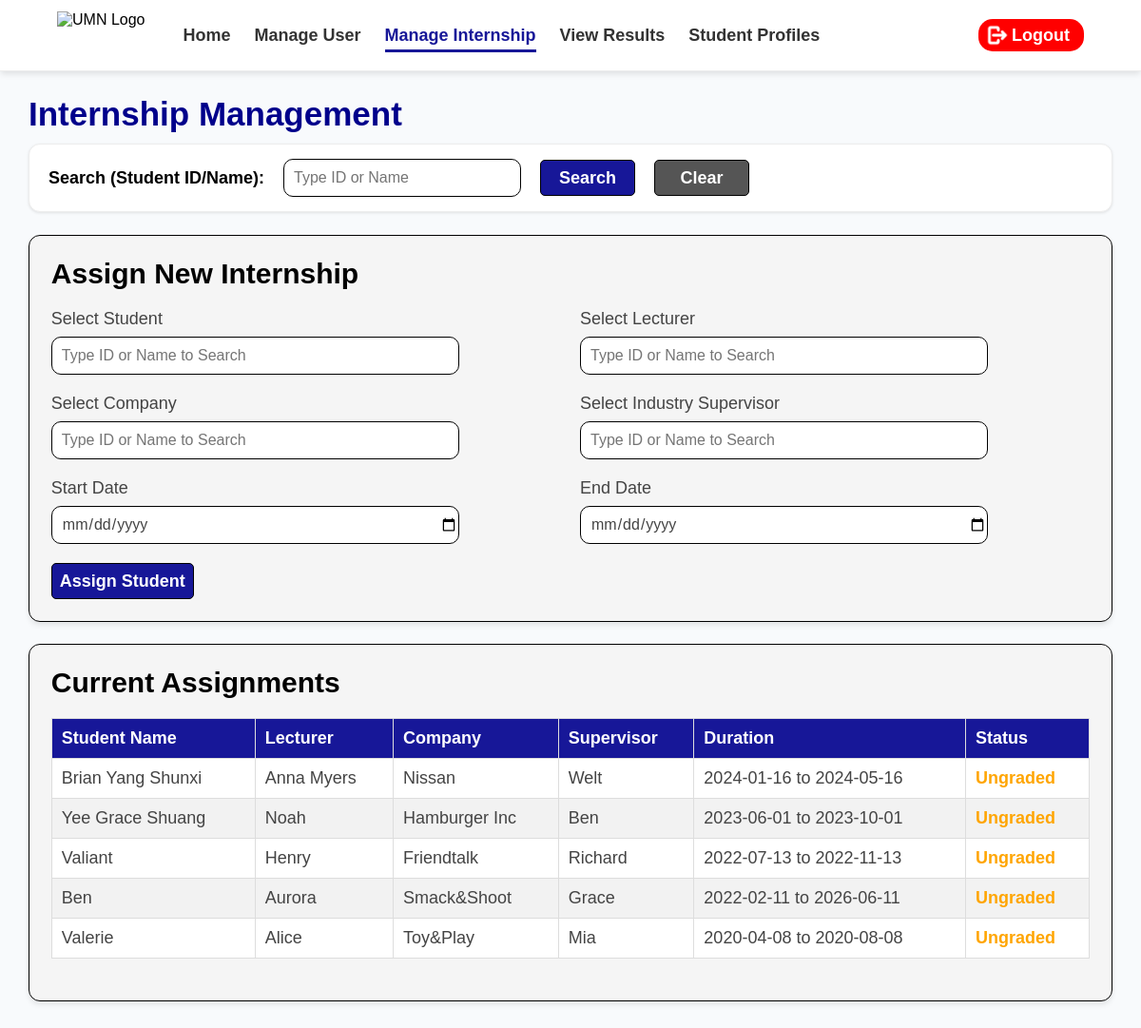
The page /Admin/Internship_Management.php (signed in) on the database its author committed.
### tables this page shows
CREATE TABLE `internship` (
  `Internship_ID` varchar(15) NOT NULL,
  `Student_ID` int(11) NOT NULL,
  `Staff_ID` int(11) NOT NULL,
  `Company_ID` int(11) NOT NULL,
  `Supvr_ID` int(11) NOT NULL,
  `Start_Intern` date NOT NULL,
  `End_Intern` date NOT NULL,
  `Status` enum('Ungraded','Graded') DEFAULT NULL
);

CREATE TABLE `student` (
  `Student_ID` int(11) NOT NULL,
  `Prog_Code` varchar(5) NOT NULL,
  `User_ID` int(11) NOT NULL,
  `Full_Name` varchar(60) NOT NULL,
  `Contact_No` varchar(25) NOT NULL,
  `Enroll_Date` date NOT NULL,
  `Email_Addr` varchar(50) NOT NULL,
  `Gender` enum('Male','Female') NOT NULL
);

CREATE TABLE `uni_staff` (
  `Staff_ID` int(11) NOT NULL,
  `User_ID` int(11) NOT NULL,
  `Position_Code` varchar(5) NOT NULL,
  `Full_Name` varchar(60) NOT NULL,
  `Email_Addr` varchar(50) NOT NULL,
  `Contact_No` varchar(16) NOT NULL,
  `Employ_Date` date NOT NULL,
  `Gender` enum('Male','Female') NOT NULL
);

CREATE TABLE `company` (
  `Company_ID` int(11) NOT NULL,
  `Reg_Comp_Name` varchar(60) NOT NULL,
  `Reg_No.` varchar(50) NOT NULL,
  `Comp_Address` varchar(50) NOT NULL
);

CREATE TABLE `inds_supervisor` (
  `Supvr_ID` int(11) NOT NULL,
  `Company_ID` int(11) NOT NULL,
  `User_ID` int(11) NOT NULL,
  `Full_Name` varchar(60) NOT NULL,
  `Email_Addr` varchar(50) NOT NULL,
  `Contact_No` varchar(25) NOT NULL,
  `Gender` enum('Male','Female') DEFAULT NULL
);

### Admin/Internship_Management_Logic.php (called while the page is built, shortened)
<?php
require_once '../global.php';
$limit = 5;
if (isset($_GET['page'])) {
    $page = (int)$_GET['page'];
} else {
    $page = 1;
}
$offset = ($page - 1) * $limit;
$search_query = "";
$table_sql = "SELECT i.Internship_ID, s.Full_Name AS StudentName, st.Full_Name AS StaffName,
              c.Reg_Comp_Name AS CompanyName, su.Full_Name AS SupvrName,
              i.Start_Intern, i.End_Intern, i.Status
              FROM internship i
              JOIN student s ON i.Student_ID = s.Student_ID
              JOIN uni_staff st ON i.Staff_ID = st.Staff_ID
              JOIN company c ON i.Company_ID = c.Company_ID
              JOIN inds_supervisor su ON i.Supvr_ID = su.Supvr_ID
              $search_query
              ORDER BY i.Start_Intern DESC
              LIMIT $limit OFFSET $offset";
$table_data = $conn->query($table_sql);
?>

### Admin/Internship_Management.php (the view, shortened to what this page needs)
<?php require_once 'Internship_Management_Logic.php'; ?>
<!DOCTYPE html>
<html lang="en">
<head>
    <link rel="stylesheet" href="../Global.css">
</head>
<body>
<header>
    <nav class="navbar">
        <div class="nav-left">
            <img src="../Assets/UNMLogo.png" alt="UMN Logo" class="nav-logo">
            <ul class="nav-links">
                <li><a href="Admin_Page.php">Home</a></li>
                <li><a href="User_Access.html">Manage User</a></li>
                <li><a href="Internship_Management.php" class="active">Manage Internship</a></li>
                <li><a href="../Result_Viewing.html">View Results</a></li>
                <li><a href="Student_Profile.html">Student Profiles</a></li>
            </ul>
        </div>
        <div class="nav-right">
            <ul class="nav-links">
                <a href="../Logout.php" class="logout-text"><button type="button" class="logoutbtn"><img src="../Assets/Logout.png" class="logoutIcon">Logout</button></a>
            </ul>
        </div>
    </nav>
</header>
<main>
    <h1 id="title">Internship Management</h1>
    <form id="searchbar" method="GET" action="Internship_Management.php">
        <h3 id="Searchtitle">Search (Student ID/Name):</h3>
        <input list="student_search_list" name="search" class="inputbox" autocomplete="off" placeholder="Type ID or Name" value="<?= isset($_GET['search']) ? htmlspecialchars($_GET['search']) : '' ?>">
        <button type="submit" class="searchbtn">Search</button>
        <a href="Internship_Management.php"><button type="button" class="searchbtn" style="background-color: #555;">Clear</button></a>
    </form>
    <div class="infoContainer">
        <h2 class="infoTitle">Assign New Internship</h2>
        <form action="Internship_Management.php" method="POST">
            <div class="form-grid">
                <div class="form-group">
                    <label>Select Student</label>
                    <input list="students" name="student_id" class="inputbox" autocomplete="off" placeholder="Type ID or Name to Search" required>
                </div>
                <div class="form-group">
                    <label>Select Lecturer</label>
                    <input list="assessors" name="staff_id" class="inputbox" autocomplete="off" placeholder="Type ID or Name to Search" required>
                </div>
                <div class="form-group">
                    <label>Select Company</label>
                    <input list="companies" name="company_id" class="inputbox" autocomplete="off" placeholder="Type ID or Name to Search" required>
                </div>
                <div class="form-group">
                    <label>Select Industry Supervisor</label>
                    <input list="supervisors" name="supervisors_id" class="inputbox" autocomplete="off" placeholder="Type ID or Name to Search" required>
                </div>
                <div class="form-group">
                    <label>Start Date</label>
                    <input type="date" name="start_date" class="inputbox" required>
                </div>
                <div class="form-group">
                    <label>End Date</label>
                    <input type="date" name="end_date" class="inputbox" required>
                </div>
            </div>
            <div style="margin-top: 10px;">
                <button type="submit" class="searchbtn" style="width: 150px;">Assign Student</button>
            </div>
        </form>
    </div>
    <div class="infoContainer">
        <h2 class="infoTitle">Current Assignments</h2>
        <table class="records-table">
            <thead>
            <tr>
                <th>Student Name</th>
                <th>Lecturer</th>
                <th>Company</th>
                <th>Supervisor</th>
                <th>Duration</th>
                <th>Status</th>
            </tr>
            </thead>
            <tbody>
                <?php if ($table_data->num_rows > 0) {
                    while ($row = $table_data->fetch_assoc()) { ?>
                        <tr>
                            <td><?= htmlspecialchars($row['StudentName']) ?></td>
                            <td><?= htmlspecialchars($row['StaffName']) ?></td>
                            <td><?= htmlspecialchars($row['CompanyName']) ?></td>
                            <td><?= htmlspecialchars($row['SupvrName']) ?></td>
                            <td><?= $row['Start_Intern'] ?> to <?= $row['End_Intern'] ?></td>
                            <td style="color: <?= $row['Status'] == 'Graded' ? 'green' : 'orange' ?>; font-weight: bold;">
                                <?= $row['Status'] ?>
                            </td>
                        </tr>
                <?php } } else { ?>
                    <tr><td colspan="6" style="text-align: center;">No internship records found.</td></tr>
                <?php } ?>
            </tbody>
        </table>
    </div>
</main>
</body>
</html>

### Global.css (style rules this page uses)
* { box-sizing: border-box; }
input, button, select, textarea, datalist { font-family: inherit; }
.navbar { background-color: white; padding: 12px 5%; box-shadow: 0 4px 6px -1px rgba(0, 0, 0, 0.1); border-bottom: 1px solid rgb(237, 237, 237); position: fixed; top: 0; left: 0; width: 100%; z-index: 1000; display: flex; justify-content: space-between; align-items: center; }
.nav-left { display: flex; align-items: center; gap: 40px; }
.nav-logo { height: 50px; width: auto; }
.nav-links { display: flex; align-items: center; list-style: none; display: flex; gap: 25px; margin: 0; padding: 0; }
.nav-links li a { text-decoration: none; color: #333; font-size: 18px; font-weight: bold; padding-bottom: 5px; }
.nav-links li a.active { text-decoration: none; color: rgb(23, 23, 152); border-bottom: 3px solid rgb(23, 23, 152); }
.nav-right a.logout-text { text-decoration: none; color: #d9534f; font-size: 18px; font-weight: bold; }
body { background-color: #f8fafc; width: 95%; max-width: 1400px; margin: 100px auto; font-family: Arial, Helvetica, sans-serif; }
#title { font-size: 35px; color: darkblue; margin-bottom: 1%; }
.infoContainer { color: #444; padding: 2%; background: whitesmoke; border-radius: 12px; box-shadow: 0 4px 6px -1px rgba(0, 0, 0, 0.1); border: 1px solid black; margin-bottom: 2%; }
.infoTitle { color: black; font-weight: bold; font-size: 30px; margin-top: 0; margin-bottom: 20px; }
#searchbar { background-color: white; padding: 15px 20px; border-radius: 12px; box-shadow: 0 1px 3px rgba(0,0,0,0.1); border: 1px solid rgb(237, 237, 237); margin-top: 0; margin-bottom: 24px; display: flex; align-items: center; gap: 20px; flex-wrap: wrap; }
#Searchtitle { font-weight: bold; font-size: 18px; margin: 0; }
.inputbox { color: #444; width: 250px; height: 40px; border: 1px solid black; border-radius: 10px; padding-left: 10px; font-size: 16px; background-color: white; }
.searchbtn, .formbtn { background-color: rgb(23, 23, 152); color: white; font-size: 18px; font-weight: bold; height: 38px; border: 1px solid black; border-radius: 5px; cursor: pointer; }
.searchbtn { width: 100px; }
table { margin-bottom: 2%; }
td, th { font-size: 18px; padding: 10px; }
.records-table { width: 100%; border-collapse: collapse; background-color: white; border: 1px solid #ddd; }
.records-table th, .records-table td { border: 1px solid #ddd; text-align: left; }
.records-table th { background-color: rgb(23, 23, 152); color: white; }
.records-table tr:nth-child(even) { background-color: #f2f2f2; }
.form-grid { display: grid; grid-template-columns: repeat(2, 1fr); gap: 20px; margin-bottom: 20px; }
.form-group { display: flex; flex-direction: column; }
.form-group label { font-size: 18px; margin-bottom: 8px; }
.form-group .inputbox { width: 80%; }
.logoutIcon { width: 30px; height: 30px; margin-left: 0; filter: brightness(0) invert(1); }
.logoutbtn { display: flex; align-items: center; background-color: red; color: white; border: 1px transparent; border-radius: 15px; font-weight: bold; font-size: 18px; padding-top: 2px; padding-bottom: 2px; padding-left: 5px; padding-right: 15px; transition: transform 0.2s ease, box-shadow 0.2s ease; }

### rows shown on the page
internship: Student_ID.Full_Name "Brian Yang Shunxi", Staff_ID.Full_Name "Anna Myers", Company_ID.Reg_Comp_Name "Nissan", Supvr_ID.Full_Name "Welt", Start_Intern "2024-01-16", End_Intern "2024-05-16", Status "Ungraded"
internship: Student_ID.Full_Name "Yee Grace Shuang", Staff_ID.Full_Name "Noah", Company_ID.Reg_Comp_Name "Hamburger Inc", Supvr_ID.Full_Name "Ben", Start_Intern "2023-06-01", End_Intern "2023-10-01", Status "Ungraded"
internship: Student_ID.Full_Name "Valiant", Staff_ID.Full_Name "Henry", Company_ID.Reg_Comp_Name "Friendtalk", Supvr_ID.Full_Name "Richard", Start_Intern "2022-07-13", End_Intern "2022-11-13", Status "Ungraded"
internship: Student_ID.Full_Name "Ben", Staff_ID.Full_Name "Aurora", Company_ID.Reg_Comp_Name "Smack&Shoot", Supvr_ID.Full_Name "Grace", Start_Intern "2022-02-11", End_Intern "2026-06-11", Status "Ungraded"
internship: Student_ID.Full_Name "Valerie", Staff_ID.Full_Name "Alice", Company_ID.Reg_Comp_Name "Toy&Play", Supvr_ID.Full_Name "Mia", Start_Intern "2020-04-08", End_Intern "2020-08-08", Status "Ungraded"
